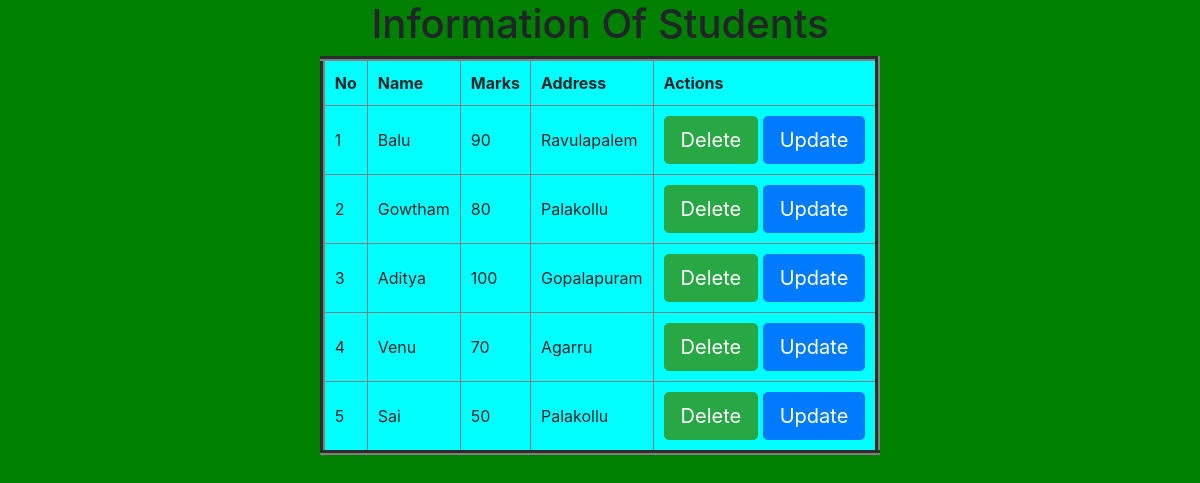
The page /Show/ on the database its author committed.
### CrudApp/models.py (models this page shows)
class Student(models.Model):
    Id= models.AutoField(auto_created=True, primary_key=True, serialize=False, verbose_name='ID'),
    No = models.IntegerField(unique=True)
    Name = models.CharField(max_length=64)
    Marks = models.IntegerField()
    Address = models.CharField(max_length=256)

### CrudApp/views.py (the view)
# urls.py: path(r'Show/',show_view),
def show_view(request):
    students=Student.objects.all()
    return render(request,'star/Show.html',{'students':students})

### templates/star/Show.html
<!DOCTYPE html>
{%extends 'star/Base.html'%}
{%block child_block%}
<div class=""container" align="center">
<h1>Information Of Students</h1>
<table border="5" cellpadding="10" cellspacing="5" bgcolor="cyan">
    <thead>
    <tr>
        <th>No</th>
        <th>Name</th>
        <th>Marks</th>
        <th>Address</th>
        <th>Actions</th>
    </tr>
    </thead>
    {% for student in students %}
    <tr>
        <td>{{student.No}}</td>
        <td>{{student.Name}}</td>
        <td>{{student.Marks}}</td>
        <td>{{student.Address}}</td>
        <td><a href="/delete/{{student.id}}" class="btn btn-success btn-lg"/> Delete</a> <a href="/update/{{student.id}}" class="btn btn-primary btn-lg"/> Update</a></td>
    </tr>
    {% endfor %}
</table>
{% endblock %}

### templates/star/Base.html (shortened to what this page needs)
<!DOCTYPE html>
{% load static %}
<html lang="en">
<head>
    <link rel="stylesheet" href="https://maxcdn.bootstrapcdn.com/bootstrap/4.0.0/css/bootstrap.min.css">
    <link rel="stylesheet" href="https://stackpath.bootstrapcdn.com/bootstrap/4.5.2/css/bootstrap.min.css">
    <link rel="stylesheet" href="{% static 'css/style.css'%}">
</head>
<body style="background-color: green">
{%block child_block%}
{% endblock %}
</body>
</html>

### rows shown on the page
Student: No "1", Name "Balu", Marks "90", Address "Ravulapalem"
Student: No "2", Name "Gowtham", Marks "80", Address "Palakollu"
Student: No "3", Name "Aditya", Marks "100", Address "Gopalapuram"
Student: No "4", Name "Venu", Marks "70", Address "Agarru"
Student: No "5", Name "Sai", Marks "50", Address "Palakollu"
